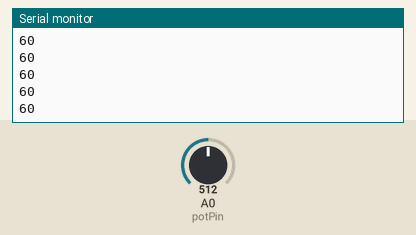
Recording of a sketch running on a simulated Arduino Uno, built with avr-gcc and run on an emulated ATmega328P. On the bench: the last lines printed to the serial monitor. The inputs (shaded band) are chosen by the test bench; at power-on: A0 (potPin) = 512.

Above: at 1.2 s.
1.3 s: A0 (potPin) set to 716
At 2.3 s:
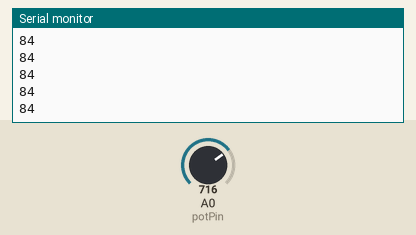
2.8 s: A0 (potPin) set to 900
At 3.6 s:
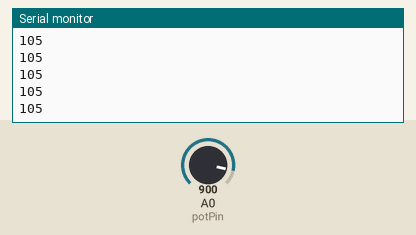
Timing chart, 0 to 5.8 s (numbered marks = the images above; inputs shaded):
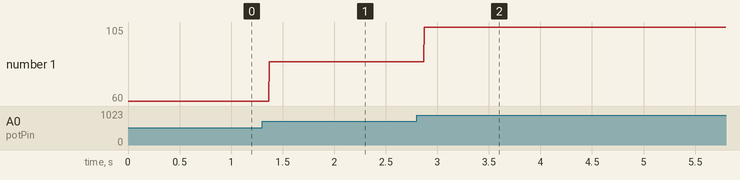

Measured:
- after the input at 1.3 s, the serial monitor: prints a new line after 0.07 s (image 1)
- after the input at 2.8 s, the serial monitor: prints a new line after 0.07 s (image 2)
- plotted number 1: 60 → 84 after the input at 1.3 s, 84 → 105 after the input at 2.8 s

The sketch:

potenziometro.ino
```cpp
int potPin=A0;
void setup(){
  Serial.begin(9600);
  pinMode(potPin,INPUT);
}
void loop(){
  int lettura=analogRead(potPin);
  int minuti=map(lettura,0,1023,1,120);
  Serial.println(minuti);
//  delay(1000);
}
```
